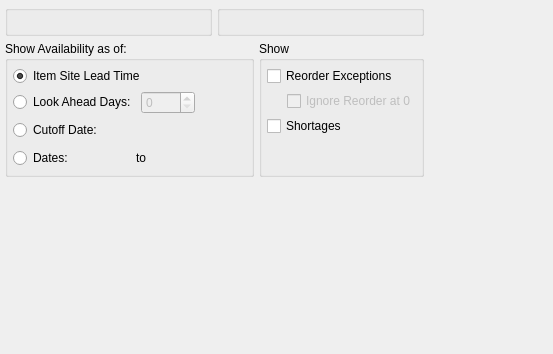
<?xml version="1.0" encoding="UTF-8"?>
<ui version="4.0">
 <comment>This file is part of the xTuple ERP: PostBooks Edition, a free and
open source Enterprise Resource Planning software suite,
Copyright (c) 1999-2010 by OpenMFG LLC, d/b/a xTuple.
It is licensed to you under the Common Public Attribution License
version 1.0, the full text of which (including xTuple-specific Exhibits)
is available at www.xtuple.com/CPAL.  By using this software, you agree
to be bound by its terms.</comment>
 <class>dspInventoryAvailabilityByParameterList</class>
 <widget class="QWidget" name="dspInventoryAvailabilityByParameterList">
  <property name="geometry">
   <rect>
    <x>0</x>
    <y>0</y>
    <width>553</width>
    <height>354</height>
   </rect>
  </property>
  <property name="windowTitle">
   <string>Inventory Availability by Parameter List</string>
  </property>
  <layout class="QGridLayout" name="gridLayout_2">
   <item row="0" column="0">
    <layout class="QHBoxLayout" name="horizontalLayout_7">
     <item>
      <layout class="QVBoxLayout" name="verticalLayout_2">
       <item>
        <layout class="QVBoxLayout" name="verticalLayout">
         <item>
          <layout class="QHBoxLayout" name="horizontalLayout">
           <item>
            <widget class="ParameterGroup" name="_parameter">
             <property name="title">
              <string/>
             </property>
             <property name="fixedSize">
              <bool>false</bool>
             </property>
            </widget>
           </item>
           <item>
            <widget class="WarehouseGroup" name="_warehouse">
             <property name="title">
              <string/>
             </property>
             <property name="fixedSize">
              <bool>false</bool>
             </property>
            </widget>
           </item>
          </layout>
         </item>
         <item>
          <layout class="QHBoxLayout" name="horizontalLayout_6">
           <item>
            <widget class="QGroupBox" name="_showByGroup">
             <property name="title">
              <string>Show Availability as of:</string>
             </property>
             <layout class="QVBoxLayout" name="verticalLayout_4">
              <item>
               <widget class="QRadioButton" name="_byLeadTime">
                <property name="text">
                 <string>Item Site Lead Time</string>
                </property>
                <property name="checked">
                 <bool>true</bool>
                </property>
               </widget>
              </item>
              <item>
               <layout class="QHBoxLayout" name="horizontalLayout_2">
                <item>
                 <widget class="QRadioButton" name="_byDays">
                  <property name="enabled">
                   <bool>true</bool>
                  </property>
                  <property name="text">
                   <string>Look Ahead Days:</string>
                  </property>
                 </widget>
                </item>
                <item>
                 <widget class="QSpinBox" name="_days">
                  <property name="enabled">
                   <bool>false</bool>
                  </property>
                  <property name="minimum">
                   <number>0</number>
                  </property>
                  <property name="maximum">
                   <number>1000</number>
                  </property>
                 </widget>
                </item>
                <item>
                 <spacer>
                  <property name="orientation">
                   <enum>Qt::Horizontal</enum>
                  </property>
                  <property name="sizeType">
                   <enum>QSizePolicy::MinimumExpanding</enum>
                  </property>
                  <property name="sizeHint" stdset="0">
                   <size>
                    <width>51</width>
                    <height>13</height>
                   </size>
                  </property>
                 </spacer>
                </item>
               </layout>
              </item>
              <item>
               <layout class="QHBoxLayout" name="horizontalLayout_4">
                <item>
                 <widget class="QRadioButton" name="_byDate">
                  <property name="text">
                   <string>Cutoff Date:</string>
                  </property>
                 </widget>
                </item>
                <item>
                 <widget class="DLineEdit" name="_date">
                  <property name="enabled">
                   <bool>false</bool>
                  </property>
                  <property name="sizePolicy">
                   <sizepolicy hsizetype="Preferred" vsizetype="Fixed">
                    <horstretch>0</horstretch>
                    <verstretch>0</verstretch>
                   </sizepolicy>
                  </property>
                  <property name="maximumSize">
                   <size>
                    <width>100</width>
                    <height>32767</height>
                   </size>
                  </property>
                 </widget>
                </item>
                <item>
                 <spacer>
                  <property name="orientation">
                   <enum>Qt::Horizontal</enum>
                  </property>
                  <property name="sizeType">
                   <enum>QSizePolicy::MinimumExpanding</enum>
                  </property>
                  <property name="sizeHint" stdset="0">
                   <size>
                    <width>13</width>
                    <height>20</height>
                   </size>
                  </property>
                 </spacer>
                </item>
               </layout>
              </item>
              <item>
               <layout class="QHBoxLayout" name="horizontalLayout_5">
                <item>
                 <widget class="QRadioButton" name="_byDates">
                  <property name="text">
                   <string>Dates:</string>
                  </property>
                 </widget>
                </item>
                <item>
                 <widget class="DLineEdit" name="_startDate">
                  <property name="enabled">
                   <bool>false</bool>
                  </property>
                 </widget>
                </item>
                <item>
                 <widget class="QLabel" name="_toLit">
                  <property name="text">
                   <string>to</string>
                  </property>
                 </widget>
                </item>
                <item>
                 <widget class="DLineEdit" name="_endDate">
                  <property name="enabled">
                   <bool>false</bool>
                  </property>
                 </widget>
                </item>
               </layout>
              </item>
             </layout>
            </widget>
           </item>
           <item>
            <widget class="QGroupBox" name="_showGroup">
             <property name="title">
              <string>Show</string>
             </property>
             <layout class="QGridLayout" name="gridLayout">
              <item row="0" column="0">
               <widget class="XCheckBox" name="_showReorder">
                <property name="text">
                 <string>Reorder Exceptions</string>
                </property>
               </widget>
              </item>
              <item row="1" column="0">
               <layout class="QHBoxLayout" name="horizontalLayout_3">
                <item>
                 <spacer>
                  <property name="orientation">
                   <enum>Qt::Horizontal</enum>
                  </property>
                  <property name="sizeType">
                   <enum>QSizePolicy::Preferred</enum>
                  </property>
                  <property name="sizeHint" stdset="0">
                   <size>
                    <width>20</width>
                    <height>20</height>
                   </size>
                  </property>
                 </spacer>
                </item>
                <item>
                 <widget class="XCheckBox" name="_ignoreReorderAtZero">
                  <property name="enabled">
                   <bool>false</bool>
                  </property>
                  <property name="text">
                   <string>Ignore Reorder at 0</string>
                  </property>
                 </widget>
                </item>
               </layout>
              </item>
              <item row="2" column="0">
               <widget class="XCheckBox" name="_showShortages">
                <property name="text">
                 <string>Shortages</string>
                </property>
               </widget>
              </item>
              <item row="3" column="0">
               <spacer>
                <property name="orientation">
                 <enum>Qt::Vertical</enum>
                </property>
                <property name="sizeHint" stdset="0">
                 <size>
                  <width>20</width>
                  <height>0</height>
                 </size>
                </property>
               </spacer>
              </item>
             </layout>
            </widget>
           </item>
          </layout>
         </item>
        </layout>
       </item>
       <item>
        <spacer name="spacer">
         <property name="orientation">
          <enum>Qt::Vertical</enum>
         </property>
         <property name="sizeHint" stdset="0">
          <size>
           <width>20</width>
           <height>13</height>
          </size>
         </property>
        </spacer>
       </item>
      </layout>
     </item>
     <item>
      <spacer>
       <property name="orientation">
        <enum>Qt::Horizontal</enum>
       </property>
       <property name="sizeHint" stdset="0">
        <size>
         <width>13</width>
         <height>20</height>
        </size>
       </property>
      </spacer>
     </item>
    </layout>
   </item>
  </layout>
 </widget>
 <layoutdefault spacing="5" margin="5"/>
 <pixmapfunction>qPixmapFromMimeSource</pixmapfunction>
 <customwidgets>
  <customwidget>
   <class>DLineEdit</class>
   <extends>QWidget</extends>
   <header>datecluster.h</header>
   <container>1</container>
  </customwidget>
  <customwidget>
   <class>ParameterGroup</class>
   <extends>QGroupBox</extends>
   <header>parametergroup.h</header>
  </customwidget>
  <customwidget>
   <class>WarehouseGroup</class>
   <extends>QGroupBox</extends>
   <header>warehousegroup.h</header>
  </customwidget>
  <customwidget>
   <class>XCheckBox</class>
   <extends>QCheckBox</extends>
   <header>xcheckbox.h</header>
  </customwidget>
 </customwidgets>
 <tabstops>
  <tabstop>_parameter</tabstop>
  <tabstop>_byLeadTime</tabstop>
  <tabstop>_byDays</tabstop>
  <tabstop>_days</tabstop>
  <tabstop>_byDate</tabstop>
  <tabstop>_date</tabstop>
  <tabstop>_showReorder</tabstop>
  <tabstop>_ignoreReorderAtZero</tabstop>
  <tabstop>_showShortages</tabstop>
  <tabstop>_warehouse</tabstop>
 </tabstops>
 <resources/>
 <connections>
  <connection>
   <sender>_byDate</sender>
   <signal>toggled(bool)</signal>
   <receiver>_date</receiver>
   <slot>setEnabled(bool)</slot>
   <hints>
    <hint type="sourcelabel">
     <x>20</x>
     <y>20</y>
    </hint>
    <hint type="destinationlabel">
     <x>20</x>
     <y>20</y>
    </hint>
   </hints>
  </connection>
  <connection>
   <sender>_byDays</sender>
   <signal>toggled(bool)</signal>
   <receiver>_days</receiver>
   <slot>setEnabled(bool)</slot>
   <hints>
    <hint type="sourcelabel">
     <x>20</x>
     <y>20</y>
    </hint>
    <hint type="destinationlabel">
     <x>20</x>
     <y>20</y>
    </hint>
   </hints>
  </connection>
  <connection>
   <sender>_byDates</sender>
   <signal>toggled(bool)</signal>
   <receiver>_startDate</receiver>
   <slot>setEnabled(bool)</slot>
   <hints>
    <hint type="sourcelabel">
     <x>20</x>
     <y>20</y>
    </hint>
    <hint type="destinationlabel">
     <x>20</x>
     <y>20</y>
    </hint>
   </hints>
  </connection>
  <connection>
   <sender>_byDates</sender>
   <signal>toggled(bool)</signal>
   <receiver>_endDate</receiver>
   <slot>setEnabled(bool)</slot>
   <hints>
    <hint type="sourcelabel">
     <x>20</x>
     <y>20</y>
    </hint>
    <hint type="destinationlabel">
     <x>20</x>
     <y>20</y>
    </hint>
   </hints>
  </connection>
 </connections>
</ui>
